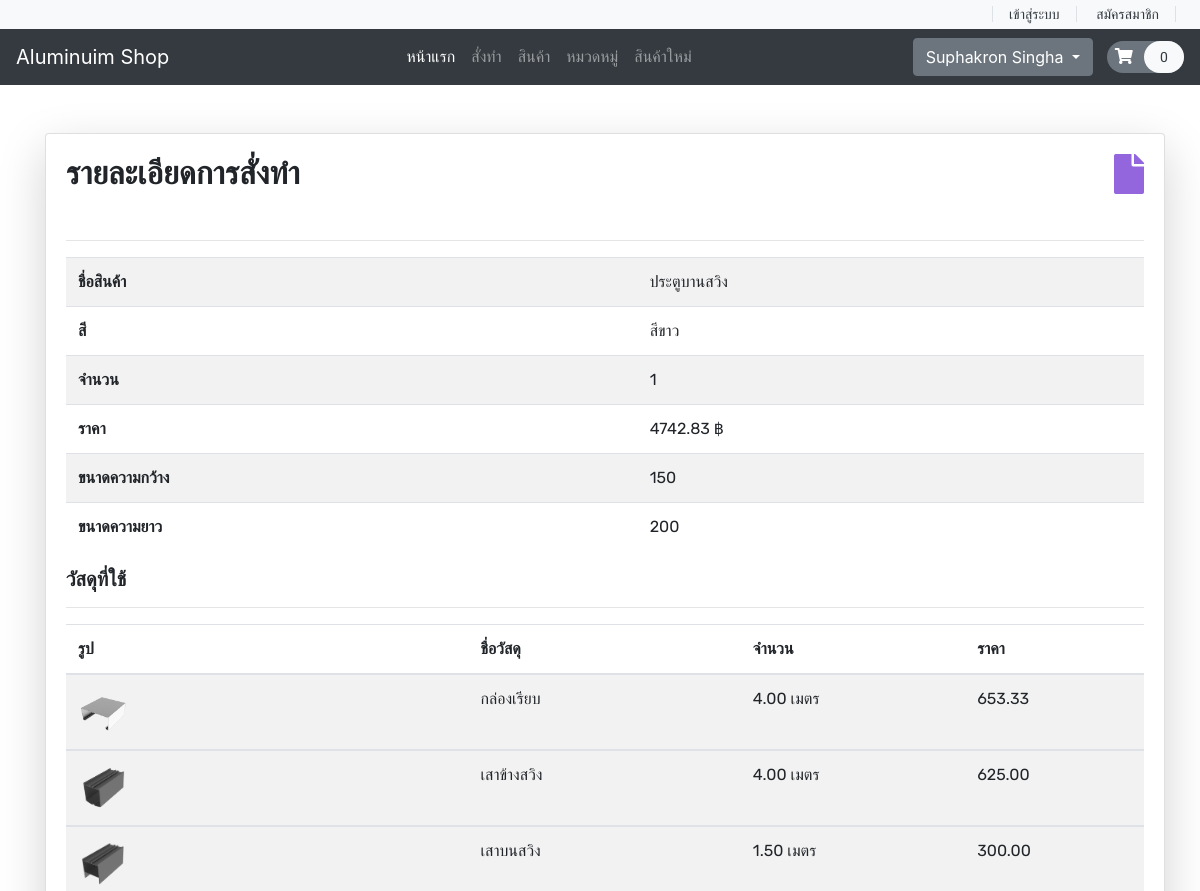
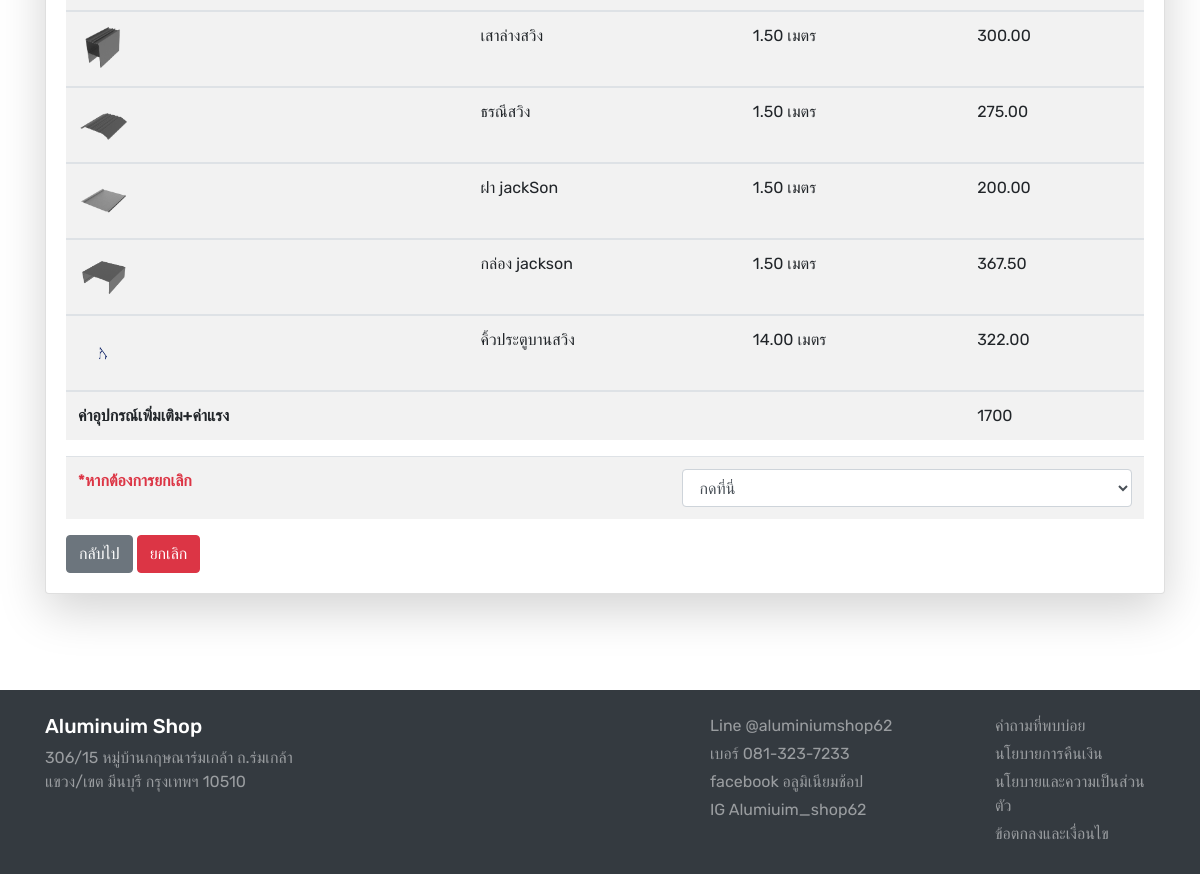
Page /usermadeOrderdetail.php?id=e77871b6-6c3b-462a-a314-e40fc54ec2af (signed in) on the committed database (2 pictures, top to bottom).
### tables this page shows
CREATE TABLE `made_orders` (
  `id` int(11) NOT NULL COMMENT 'รหัส',
  `made_id` varchar(255) NOT NULL COMMENT 'รหัสการสั้งทำ',
  `blue_id` int(11) NOT NULL COMMENT 'บลูปลิ้น',
  `user_id` int(11) NOT NULL COMMENT 'รหัสUser',
  `color` varchar(255) NOT NULL COMMENT 'สี',
  `made_price` double(10,2) NOT NULL COMMENT 'ราคา',
  `datetime` datetime NOT NULL DEFAULT current_timestamp() COMMENT 'เวลา',
  `width` varchar(255) NOT NULL COMMENT 'กว้าง',
  `height` varchar(255) NOT NULL COMMENT 'ยาว',
  `status` varchar(255) NOT NULL COMMENT 'สถานะ',
  `made_qty` int(11) NOT NULL COMMENT 'จำนวน'
);

CREATE TABLE `blueprint` (
  `id` int(11) NOT NULL,
  `blue_id` varchar(255) NOT NULL,
  `name` varchar(255) NOT NULL,
  `picture` varchar(255) NOT NULL,
  `b_status` varchar(255) NOT NULL
);

CREATE TABLE `made_order_details` (
  `id` int(11) NOT NULL,
  `made_id` varchar(255) NOT NULL,
  `blue_id` int(11) NOT NULL,
  `item_id` int(11) NOT NULL,
  `MD_price` double(10,2) NOT NULL,
  `MD_Qty` double(10,2) NOT NULL
);

CREATE TABLE `product` (
  `item_id` int(11) NOT NULL,
  `item_brand` int(11) NOT NULL,
  `item_name` varchar(255) NOT NULL,
  `item_price` double(10,2) NOT NULL,
  `item_image` varchar(255) NOT NULL,
  `item_register` datetime DEFAULT NULL,
  `item_qty` double(10,2) NOT NULL
);

### functions.php (called while the page is built, shortened)
<?php
require ('database/DBController.php');
require ('database/User.php');
$db = new DBController();
$userorder = new User($db);

### database/User.php (called while the page is built, shortened)
<?php
class User
{
    public $db = null;
    public function __construct(DBController $db)
    {
        $this->db = $db;
    }
    public function madeOrderUserhaed($made_id) {
        $result = mysqli_query($this->db->con,
        "SELECT made_orders.made_id, made_orders.blue_id, blueprint.name, made_orders.color, made_orders.made_qty,
        made_orders.made_price, made_orders.width, made_orders.height
        FROM made_orders
        INNER JOIN blueprint ON made_orders.blue_id = blueprint.blue_id
        WHERE made_orders.made_id  = '$made_id'");
        return $result;
    }
    public function madeOrderUserdetails($made_id) {
        $result = mysqli_query($this->db->con,
        "SELECT made_order_details.id, made_order_details.made_id, made_order_details.item_id, product.item_image, product.item_name, made_order_details.MD_price, made_order_details.MD_Qty, made_orders.status FROM made_order_details
        INNER JOIN made_orders ON made_order_details.made_id = made_orders.made_id
        INNER JOIN product ON made_order_details.item_id = product.item_id
        WHERE made_order_details.made_id = '$made_id'");
        return $result;
    }
}

### database/DBController.php (called while the page is built, shortened)
<?php
class DBController
{
    protected $host = 'localhost';
    protected $user = 'root';
    protected $password = '';
    protected $database = "project";
    public function __construct()
    {
        $this->con = mysqli_connect($this->host, $this->user, $this->password, $this->database);
    }
}

### usermadeOrderdetail.php (the view, shortened to what this page needs)
<?php
    if ($_SESSION['user_id'] == "") {
        $_SESSION['error'] = 'กรุณาเข้าสู่ระบบ!';
        header("location: login.php");
    } else {
?>
<?php
include ('header.php');
?>
<br>
<br>
<div class="container">
        <div class="row">
            <div class="col-md-3">
                <div class="card shadow-lg p-30 card-responsive" style="width: 70rem;">
                    <div class="card-body">
                        <div class="font-rubik ">
                            <div class="float-right">
                                <span><i class="fa fa-file" style="color:#9466de; font-size: 2.5em;"></i></span>
                                </div>
                                <h2><strong>รายละเอียดการสั่งทำ</strong></h2>
                                <br>
                                <hr>
                                <table class="table table-striped">
                                    <?php
                                        $made_id = $_GET['id'];
                                        $sql = $userorder->madeOrderUserhaed($made_id);
                                        while($row1 = mysqli_fetch_array($sql)) {
                                        $made_price = $row1['made_price'];
                                    ?>
                                    <tbody>
                                        <tr>
                                            <td><strong>ชื่อสินค้า</strong></td>
                                            <td><?php echo $row1['name']; ?></td>
                                        </tr>
                                        <tr>
                                            <td><strong>สี</strong></td>
                                            <td><?php echo $row1['color']; ?></td>
                                        </tr>
                                        <tr>
                                            <td><strong>จำนวน</strong></td>
                                            <td><?php echo $row1['made_qty']; ?></td>
                                        </tr>
                                        <tr>
                                            <td><strong>ราคา</strong></td>
                                            <td><?php echo $row1['made_price']; ?> ฿</td>
                                        </tr>
                                        <tr>
                                            <td><strong>ขนาดความกว้าง</strong></td>
                                            <td><?php echo $row1['width']; ?></td>
                                        </tr>
                                        <tr>
                                            <td><strong>ขนาดความยาว</strong></td>
                                            <td><?php echo $row1['height']; ?></td>
                                        </tr>
                                    </tbody>
                                    <?php
                                        }
                                    ?>
                                </table>
                                <h5><strong>วัสดุที่ใช้</strong></h5>
                                <table class="table table-striped">
                                    <thead>
                                        <th>รูป</th>
                                        <th>ชื่อวัสดุ</th>
                                        <th>จำนวน</th>
                                        <th>ราคา</th>
                                    </thead>
                                    <?php
                                        $total = 0;
                                        $sql = $userorder->madeOrderUserdetails($made_id);
                                        while($row = mysqli_fetch_array($sql)) {
                                        $total = $total+$row['MD_price'];
                                    ?>
                                    <tbody>
                                        <tr>
                                            <td><img src="<?php echo $row['item_image']; ?>" width="50px" height="50px" alt=" "></td>
                                            <td><?php echo $row['item_name']; ?></td>
                                            <td><?php echo $row['MD_Qty']; ?> เมตร</td>
                                            <td><?php echo $row['MD_price']; ?></td>
                                        </tr>
                                    </tbody>
                                    <?php
                                        $status = $row['status'];
                                        }
                                        $vat = $made_price-$total;
                                    ?>
                                    <tbody>
                                        <tr>
                                            <td><strong>ค่าอุปกรณ์เพิ่มเติม+ค่าแรง</strong></td>
                                            <td></td>
                                            <td></td>
                                            <td><?php echo $vat; ?></td>
                                            <hr>
                                        </tr>
                                    </tbody>
                                </table>
                                <table class="table table-striped">
                                <?php if($status=='in process'){ ?>
                                <?php }else if($status=='success'){ ?>
                                <?php }else if($status=='rejected'){ ?>
                                <?php }else if($status=='finish'){ ?>
                                <?php }else{ ?>
                                <form method="post" action="usermadeorderupdate.php">
                                                <tr>
                                                    <td><strong class='text-danger'>*หากต้องการยกเลิก</strong></td>
                                                    <td>
                                                        <select class="form-control" name="status">
                                                            <option value="" disabled selected>กดที่นี่</option>
                                                        </select>
                                                    </td>
                                                </tr>
                                        <?php } ?>
                                </table>
                                <td>
                                    <a href="usermadeorder.php" class="btn btn-secondary">กลับไป</a>
                                        <?php if($status=='in process'){ ?>
                                        <?php }else if($status=='success'){ ?>
                                    <a href="usermadePDF.php?id=<?php echo $made_id; ?>" class="btn btn-danger">Download PDF</a>
                                        <?php }else if($status=='rejected'){ ?>
                                        <?php }else if($status=='finish'){ ?>
                                        <?php }else if($status=='Acept'){ ?>
                                            <button class="btn btn-danger" type="submit" name="submit">ยกเลิก</button>
                                        <?php }else{ ?>
                                            <button class="btn btn-danger" type="submit" name="submit">ยกเลิก</button>
                                        <?php } ?>
                                </td>
                            </div>
                        </div>
                    </div>
                </div>
            </div>
        </div>
<br>
<br>
<br>
<br>
<?php
include ('footer.php');
?>
<?php
}
?>

### style.css (style rules this page uses)
button, button:focus { outline: none !important; box-shadow: none !important; }
.font-rubik { font-family: "Rubik", cursive; }

### rows in the picture
made_orders: blueprint.name "ประตูบานสวิง", color "สีขาว", made_qty "1", made_price "4742.83", width "150", height "200", made_price "1700"
made_order_details: item.item_image (picture), item.item_name "กล่องเรียบ", MD_Qty "4.00", MD_price "653.33"
made_order_details: item.item_image (picture), item.item_name "เสาข้างสวิง", MD_Qty "4.00", MD_price "625.00"
made_order_details: item.item_image (picture), item.item_name "เสาบนสวิง", MD_Qty "1.50", MD_price "300.00"
made_order_details: item.item_image (picture), item.item_name "เสาล่างสวิง", MD_Qty "1.50", MD_price "300.00"
made_order_details: item.item_image (picture), item.item_name "ธรณีสวิง", MD_Qty "1.50", MD_price "275.00"
made_order_details: item.item_image (picture), item.item_name "ฝา jackSon", MD_Qty "1.50", MD_price "200.00"
made_order_details: item.item_image (picture), item.item_name "กล่อง jackson", MD_Qty "1.50", MD_price "367.50"
made_order_details: item.item_image (picture), item.item_name "คิ้วประตูบานสวิง", MD_Qty "14.00", MD_price "322.00"

### other values in the picture
$_SESSION['fullname'] "Suphakron Singha"
count($product->getData('cart')) "0"
